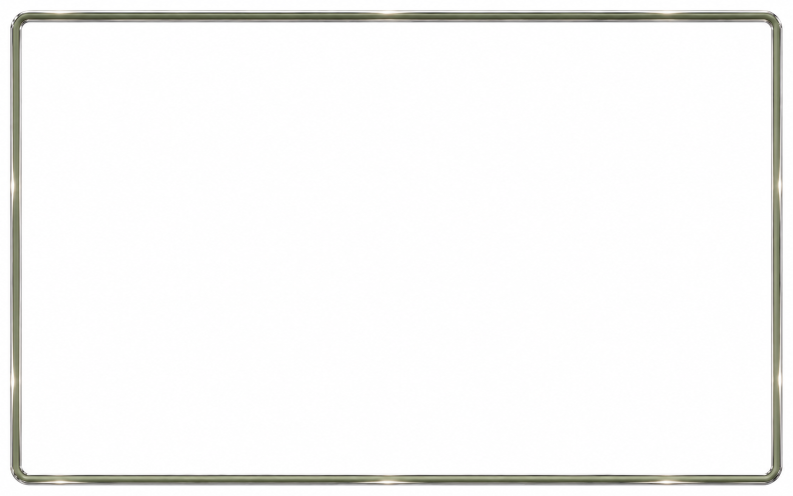
#> input picture WindowFrame.png, 1586 x 992 px, found by its file name (shown at 1/2 size)
$ python make_frame.py art/WindowFrame.png home/.config/quickshell/assets/frame.png
#> lines starting #> are read from the running program, lines starting #| are printed output that depends on the picture
#!/usr/bin/env python3
# The window frame, from the mock-up (art/WindowFrame.png): its rim cut out
# of the white along its own outline, for a BorderImage that stretches the
# sides and keeps the corners. The outline was measured on the picture:
#   outer edge 20,20 to 1566,971, corners of radius 41
#   inner edge 44,45 to 1542,948, corners of radius 13
# (the rim's outer chrome lip is nearly white itself, so it is cut by shape,
# not by colour). Where the cut's soft edge still holds some white, that
# white is taken back out of the colour.
#   python3 tools/make_frame.py art/WindowFrame.png home/.config/quickshell/assets/frame.png
# In the result: the rim's outer edge 2 px in from the picture's edge, the
# rim 24 px wide, the corners within 56 px.
import sys
from PIL import Image, ImageDraw
import numpy as np
src, out = sys.argv[1], sys.argv[2]
im = Image.open(src).convert('RGB')
#> im is the input picture: PIL image 1586x992 RGB; mean R, G, B 246.3, 246.2, 245.2
X0, Y0, X1, Y1 = 18, 18, 1568, 973
S = 8
m = Image.new('L', ((X1 - X0) * S, (Y1 - Y0) * S), 0); d = ImageDraw.Draw(m)
#> after `m = Image.new('L', ((X1 - X0) * S, (Y1 - Y0) * S), 0)`: m: PIL image 12400x7640 L; every value is 0
d.rounded_rectangle([(20 - X0) * S, (20 - Y0) * S, (1566 - X0) * S - 1, (971 - Y0) * S - 1], 41 * S, fill=255)
d.rounded_rectangle([(44 - X0) * S, (45 - Y0) * S, (1542 - X0) * S - 1, (948 - Y0) * S - 1], 13 * S, fill=0)
alpha = np.asarray(m.resize((X1 - X0, Y1 - Y0), Image.LANCZOS)).astype(float) / 255
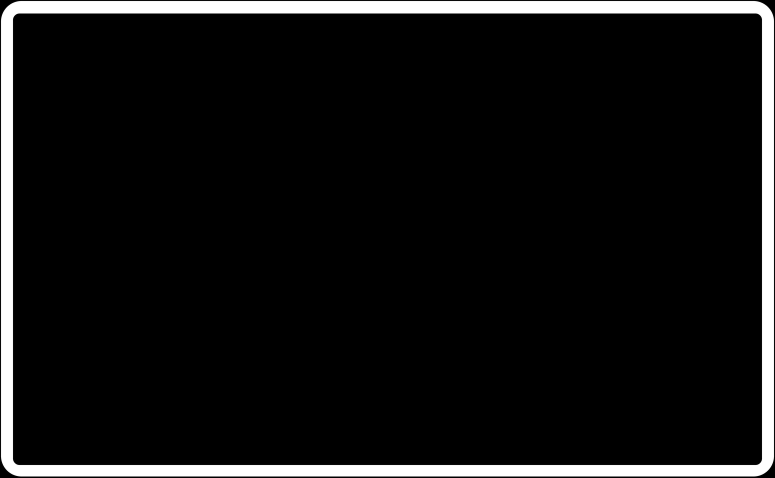
#> alpha: shape (955, 1550) float64 (shown at 1/2 size); min 0, max 1, mean 0.0785
a = np.asarray(im.crop((X0, Y0, X1, Y1))).astype(float)
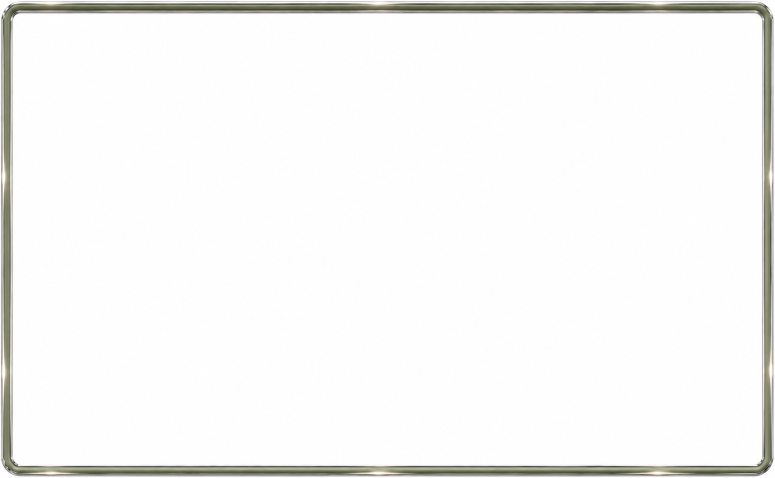
#> a: shape (955, 1550, 3) float64 (shown at 1/2 size); mean R, G, B 245.8, 245.7, 244.7
# the soft edge blends rim and white: keep the rim's share of the colour
A = np.maximum(alpha, 1e-3)[..., None]
soft = (alpha > 0.02) & (alpha < 0.98)
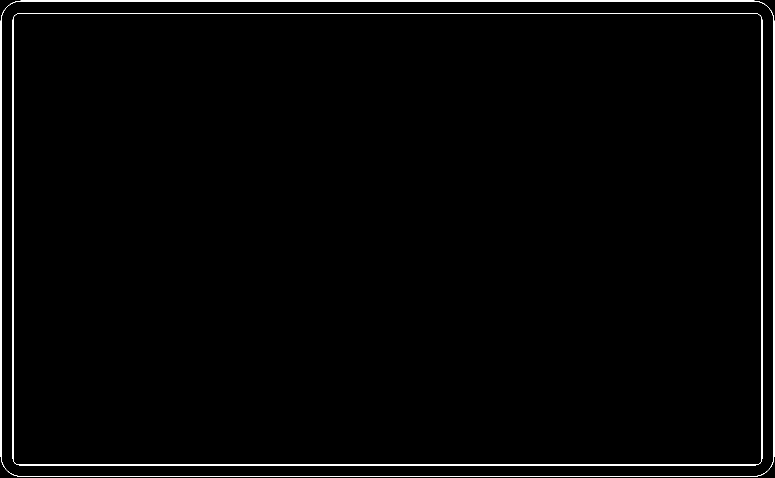
#> soft: shape (955, 1550) bool (shown at 1/2 size); 1.3% white in thin lines or dots
rgb = np.where(soft[..., None], np.clip((a - (1 - A) * 255) / A, 0, 255), a)
Image.fromarray(np.dstack([rgb, alpha * 255]).astype('uint8'), 'RGBA').save(out, optimize=True)
